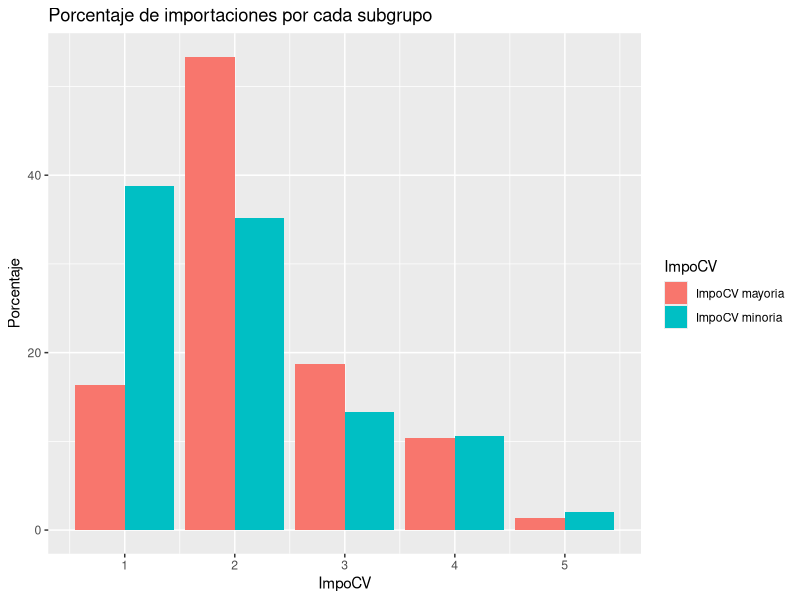
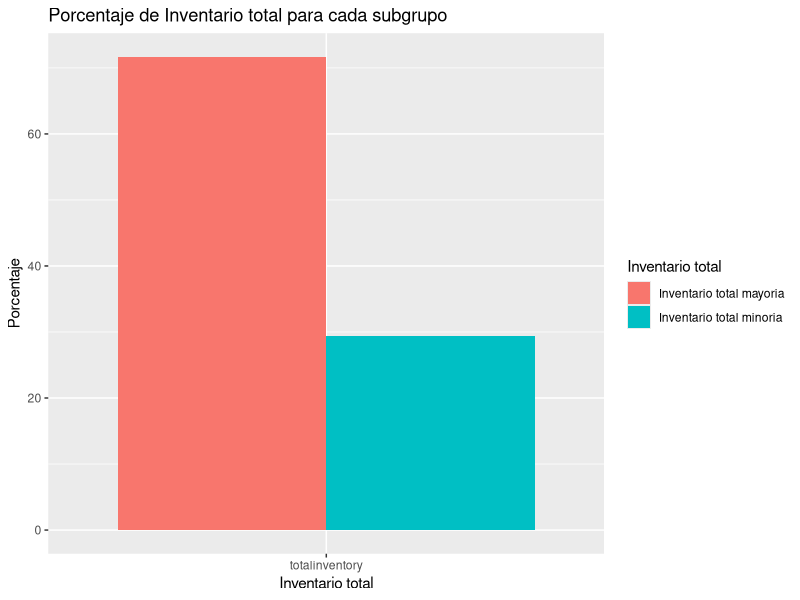
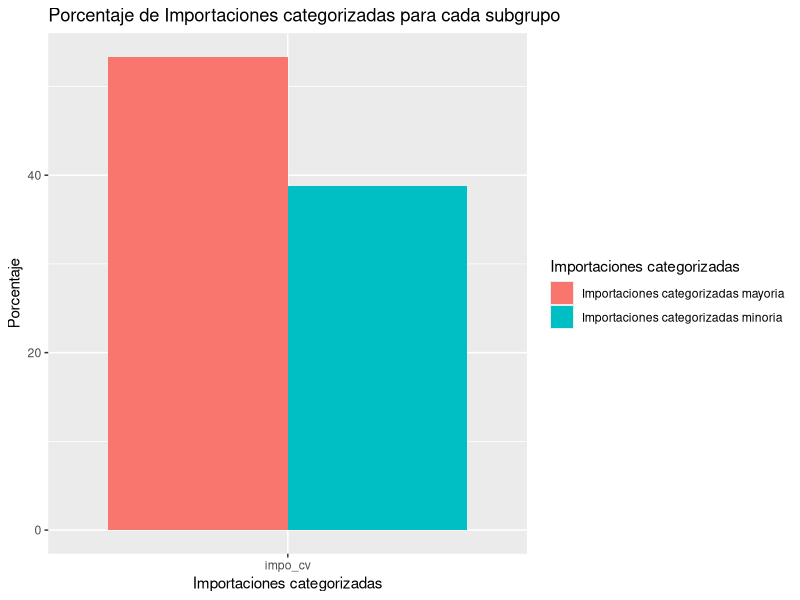
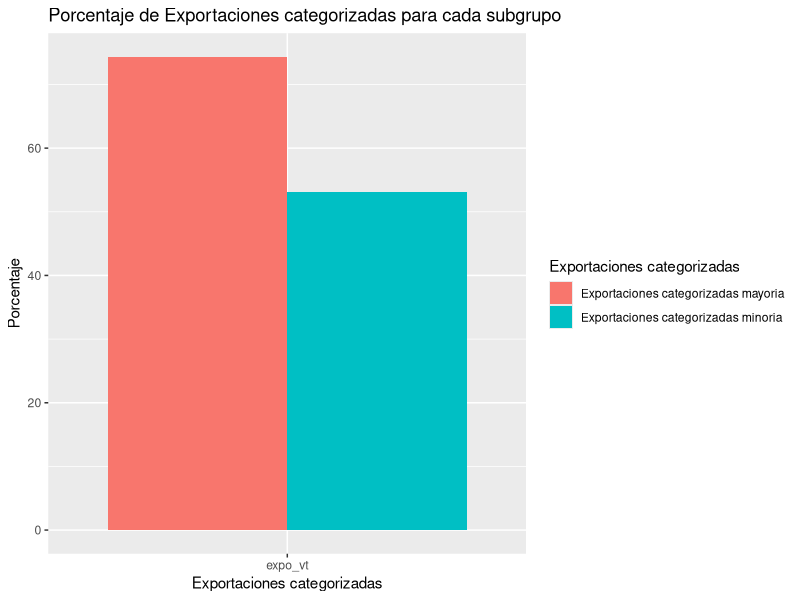
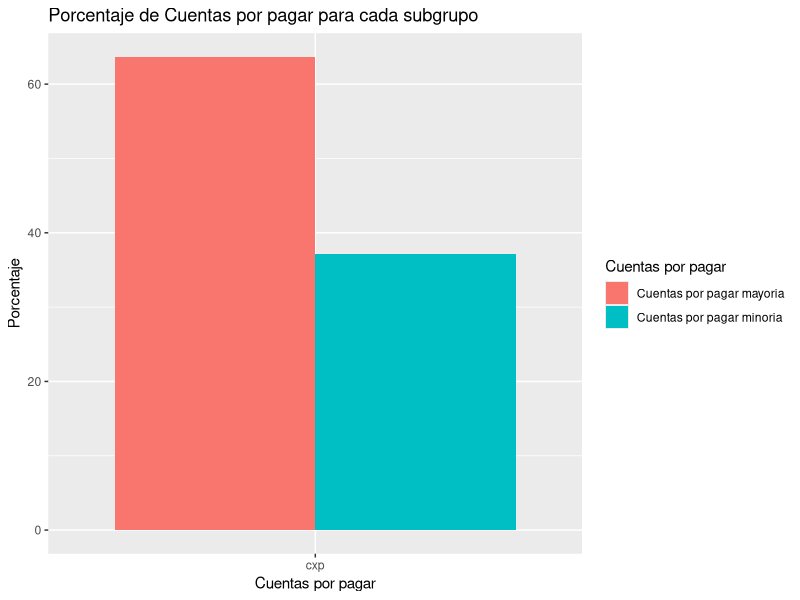
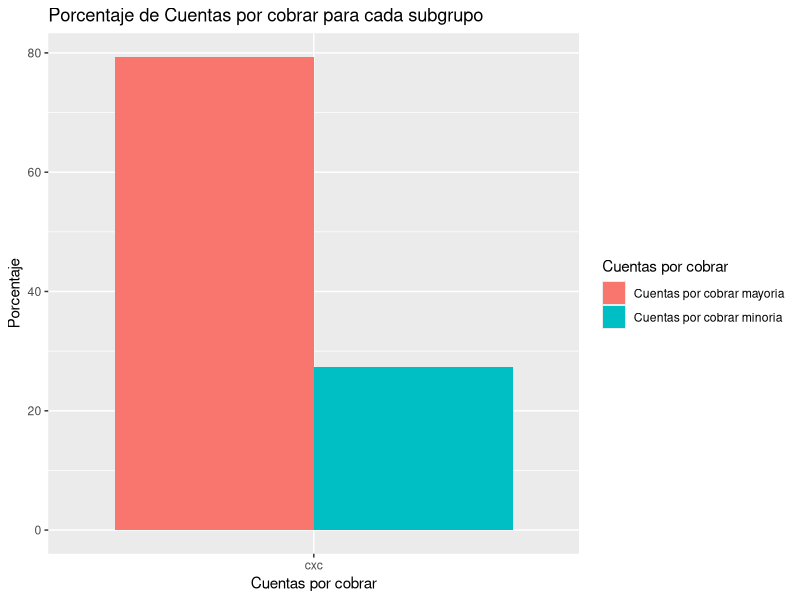
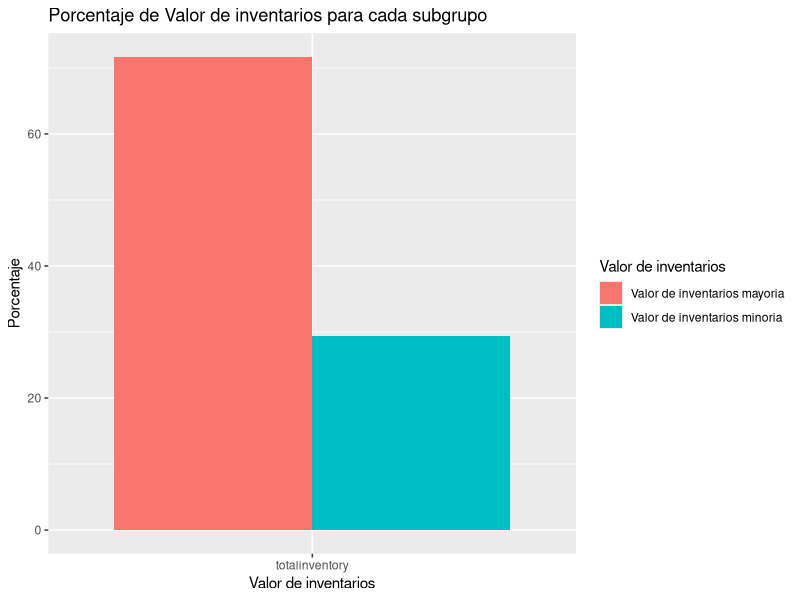
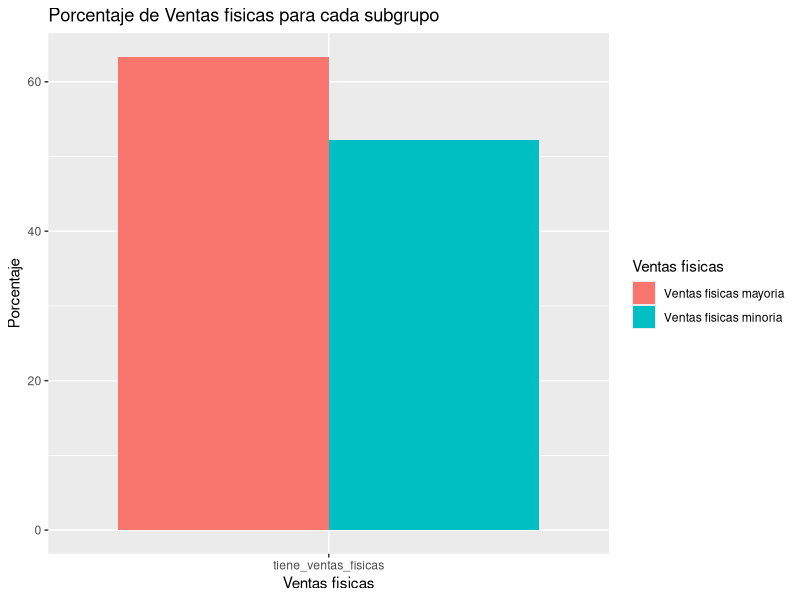

These figures' R source, in order:
## ---- chunk 1
library(tidyverse)
datos = read.csv("base_trabajo_segmentacion.csv", sep=";") 
datos = datos[!duplicated(datos$nit),]
## ---- chunk 2
calcularTotalPorFilas <- function(df, regexColumnas, nombreColumnaTotal, nombreColumnaPorcentajes)
{
  dataFrameConTotalYPorcentajes <- df %>% mutate(
                                              ColumnaTotal = rowSums(select(.,contains(regexColumnas))),
                                              ColumnaPorcentajes= ColumnaTotal/sum(ColumnaTotal)*100
                                          ) #%>%
                                          # setNames(
                                          #   c("ColumnaTotal", "ColumnaPorcentajes"),
                                          #   c(nombreColumnaTotal, nombreColumnaPorcentajes)
                                          # ) 
  colnames(dataFrameConTotalYPorcentajes)[which(names(dataFrameConTotalYPorcentajes) == "ColumnaTotal")] <- 
    nombreColumnaTotal
  colnames(dataFrameConTotalYPorcentajes)[which(names(dataFrameConTotalYPorcentajes) == "ColumnaPorcentajes")] <- 
    nombreColumnaPorcentajes
                                          
  return(dataFrameConTotalYPorcentajes)
}
## ---- chunk 3
clientesConTicketsDeEntradaMasValiosos <- datos[grep("nit|en_vm.*", names(datos))]  %>%  mutate(total = rowSums(select(.,contains("en_vm")))) %>% arrange(desc(total)) %>% mutate(totalPorcentaje= total/sum(total)*100) %>% head(n=300) 
sum(clientesConTicketsDeEntradaMasValiosos$totalPorcentaje)
clientesConTicketsDeEntradaMasValiosos
## ---- chunk 4
mejoresClientes <- inner_join(datos, clientesConTicketsDeEntradaMasValiosos, by=c("nit" = "nit"))
mejoresClientes
## ---- chunk 5
table(mejoresClientes$ciclo_financiero)
## ---- chunk 6
clientesConTicketsDeEntradaMasValiosos <- datos[grep("nit|en_vm.*", names(datos))]  %>%  
                                          mutate(total = rowSums(select(.,contains("en_vm")))) %>% 
                                          arrange(desc(total)) %>% 
                                          mutate(totalPorcentaje= total/sum(total)*100) %>%
                                          filter(totalPorcentaje != 0) 
clientesConTicketsDeEntradaMasValiosos
## ---- chunk 7
datosConPorcentajesYTotales <-  datos %>% 
  calcularTotalPorFilas("en_vm", "total_tickets_de_entrada_cliente", "porcentaje_de_tickets_de_entrada_cliente") %>%
  calcularTotalPorFilas("en_tx", "total_transacciones_de_entrada_cliente", "porcentaje_transacciones_de_entrada_cliente") %>%
  calcularTotalPorFilas("sal_vm", "total_tickets_de_salida_cliente", "porcentaje_tickets_de_salida_cliente") %>% 
  calcularTotalPorFilas("sal_tx", "total_transacciones_de_salida_cliente", "porcentaje_transacciones_de_salida_cliente") 
## ---- chunk 8
resumenVariableCategoricaComparada <- function(dfMayoria, dfMinoria, columna)
{
    resumenDeMayoria <- dfMayoria %>%
      count(.dots=columna) %>%
      mutate(n = n/sum(n) * 100)
    
    resumenDeMinoria <- dfMinoria %>%
      count(.dots=columna) %>%
      mutate(n = n/sum(n) * 100)
    criterioJoin <- paste(columna, columna, sep=" = ")
    resumenComparativo <- resumenDeMayoria %>% inner_join(resumenDeMinoria, by= structure(names=columna, .Data=columna))
    return(resumenComparativo)
}
## ---- chunk 9
clientesQueGeneranLaMayoriaTicketsEntrada <- datosConPorcentajesYTotales %>%
                               filter(total_tickets_de_entrada_cliente != 0)  %>%  
                               arrange(desc(total_tickets_de_entrada_cliente)) %>%
                               head(n=300)
clientesQueGeneranMenorTicketsEntrada <- datosConPorcentajesYTotales %>%
                               filter(total_tickets_de_entrada_cliente != 0)  %>%  
                               arrange(desc(total_tickets_de_entrada_cliente)) %>%
                               slice(301: n())
sum(clientesQueGeneranLaMayoriaTicketsEntrada$porcentaje_de_tickets_de_entrada_cliente)
sum(clientesQueGeneranMenorTicketsEntrada$porcentaje_de_tickets_de_entrada_cliente)
## ---- chunk 10
table(clientesQueGeneranLaMayoriaTicketsEntrada$impo_cv) 
table(clientesQueGeneranMenorTicketsEntrada$impo_cv)
## ---- chunk 11
ImpoCVMayoria <- clientesQueGeneranLaMayoriaTicketsEntrada %>%
  count(impo_cv, sort = TRUE) %>%
  mutate(n = n/sum(n) * 100)

ImpoCVMinoria <- clientesQueGeneranMenorTicketsEntrada %>%
  count(impo_cv, sort = TRUE) %>%
  mutate(n = n/sum(n) * 100)

## ---- chunk 12
ImpoCV <- ImpoCVMayoria %>% inner_join(ImpoCVMinoria, by=c("impo_cv" = "impo_cv"))
ggplot(data=reshape2::melt(ImpoCV, id.vars = "impo_cv"), aes(x=impo_cv, y=value, fill=variable)) +
  geom_bar(stat="identity", position=position_dodge()) + 
  scale_fill_discrete(name = "ImpoCV", labels = c("ImpoCV mayoria", "ImpoCV minoria")) +
  labs(title="Porcentaje de importaciones por cada subgrupo", x="ImpoCV", y="Porcentaje") 

## ---- chunk 13
columnasCategoricas = c("impo_cv", "expo_vt", "cxp", "cxc", "totalinventory",  "tiene_ventas_fisicas",
                        "tiene_ventas_electronicas", "rotacion_inventarios", "rotacion_cxc", 
                        "rotacion_cxp", "ciclo_negocio", "ciclo_financiero")
for (columna in columnasCategoricas)
{
  print(resumenVariableCategoricaComparada(clientesQueGeneranLaMayoriaTicketsEntrada, 
                                     clientesQueGeneranMenorTicketsEntrada, columna))
}
## ---- chunk 14


graficar_datos <- function (df, columnaDf, nombreMasLegible)
{
  titulo <- sprintf("Porcentaje de %s para cada subgrupo", nombreMasLegible)
  etiquetaMayoria <- sprintf("%s mayoria", nombreMasLegible)
  etiquetaMinoria <- sprintf("%s minoria", nombreMasLegible)
  datos <- reshape2::melt(df, id.vars=columnaDf)
  grafico <- ggplot(data=datos, aes(x=columnaDf, y=value, fill=variable)) +
          geom_bar(stat="identity", position=position_dodge()) + 
          scale_fill_discrete(name = nombreMasLegible, labels = c(etiquetaMayoria, etiquetaMinoria)) +
          labs(title=titulo, x=nombreMasLegible, y="Porcentaje") 
  return(grafico) 
  
}


## ---- chunk 15

## ---- chunk 16
inventarios <- resumenVariableCategoricaComparada(clientesQueGeneranLaMayoriaTicketsEntrada, 
                                     clientesQueGeneranMenorTicketsEntrada, "totalinventory")
## ---- chunk 17
graficar_datos(inventarios, "totalinventory", "Inventario total")
## ---- chunk 18
nombresLegibles <- c("Importaciones categorizadas", "Exportaciones categorizadas",
                     "Cuentas por pagar", "Cuentas por cobrar",
                     "Valor de inventarios", "Ventas fisicas", 
                     "Ventas electronicas", "Rotacion de inventarios",
                     "Rotacion de cuentas de pagar", "Rotacion de cuentas por cobrar",
                     "Ciclo de negocio", "Ciclo financiero"
                     )
names(nombresLegibles) <- c("impo_cv", "expo_vt", 
                            "cxp", "cxc", 
                            "totalinventory", "tiene_ventas_fisicas",
                            "tiene_ventas_electronicas", "rotacion_inventarios",
                            "rotacion_cxc", "rotacion_cxp", 
                            "ciclo_negocio", "ciclo_financiero"
                            )
## ---- chunk 19
for (columna in names(nombresLegibles))
{
  datosColumna <- resumenVariableCategoricaComparada(clientesQueGeneranLaMayoriaTicketsEntrada, 
                                     clientesQueGeneranMenorTicketsEntrada, columna)
  
  print(graficar_datos(datosColumna, columna, nombresLegibles[[columna]]))
}
